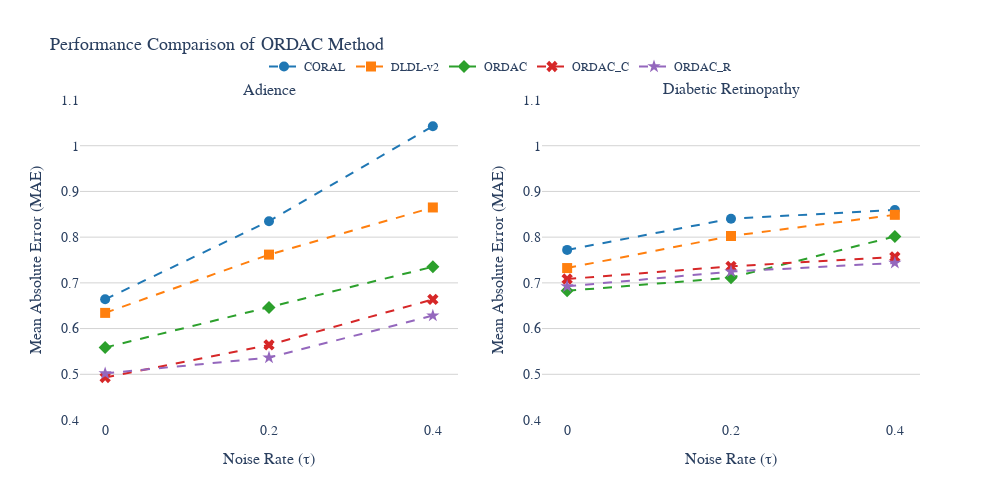

The cell this chart's notebook holds for it:
### Code cell
## MAE PLOT

import plotly.graph_objects as go
from plotly.subplots import make_subplots

# Tau values
tau = [0.0, 0.2, 0.4]

# Model styling
models = {
    "CORAL": {"color": "#1f77b4", "symbol": "circle"},
    "DLDL-v2": {"color": "#ff7f0e", "symbol": "square"},
    "ORDAC": {"color": "#2ca02c", "symbol": "diamond"},
    "ORDAC_C": {"color": "#d62728", "symbol": "x"},
    "ORDAC_R": {"color": "#9467bd", "symbol": "star"},
}

# Adience MAE
adience_mae = {
    "CORAL": [0.6640, 0.8349, 1.0427],
    "DLDL-v2": [0.6343, 0.7618, 0.8649],
    "ORDAC": [0.5585, 0.6463, 0.7352],
    "ORDAC_C": [0.4929, 0.5642, 0.6637],
    "ORDAC_R": [0.5018, 0.5366, 0.6283],
}

# DR MAE (missing values replaced with 1.0)
dr_mae = {
    "CORAL": [0.7721, 0.8403, 0.8595],
    "DLDL-v2": [0.7324, 0.8025, 0.8488],
    "ORDAC": [0.6826, 0.7114, 0.8015],
    "ORDAC_C": [0.7084, 0.7362, 0.7567],
    "ORDAC_R": [0.6924, 0.7246, 0.7436],
}

# Create subplots
fig = make_subplots(
    rows=1, cols=2,
    subplot_titles=(
        "<span style='font-family:Times New Roman'>Adience</span>",
        "<span style='font-family:Times New Roman'>Diabetic Retinopathy</span>"
    )
)

# Plot Adience
for model in adience_mae:
    fig.add_trace(go.Scatter(
        x=tau,
        y=adience_mae[model],
        mode='lines+markers',
        name=model,
        line=dict(color=models[model]["color"], dash='dash'),
        marker=dict(symbol=models[model]["symbol"], size=10),
    ), row=1, col=1)

# Plot DR
for model in dr_mae:
    fig.add_trace(go.Scatter(
        x=tau,
        y=dr_mae[model],
        mode='lines+markers',
        name=model,
        line=dict(color=models[model]["color"], dash='dash'),
        marker=dict(symbol=models[model]["symbol"], size=10),
        showlegend=False  # Show legend only once
    ), row=1, col=2)

# Layout
fig.update_layout(
    title_text="<span style='font-family:Times New Roman'>Performance Comparison of ORDAC Method</span>",
    title_font=dict(family="Times New Roman", size=18),
    width=1000,
    height=500,
    plot_bgcolor='white',
    legend=dict(
        orientation="h",
        x=0.5,
        xanchor="center",
        y=1.15,
        font=dict(family="Times New Roman", size=12)
    )
)

# Axis style with grid enabled
axis_common = dict(
    title_font=dict(family="Times New Roman", size=16),
    tickfont=dict(family="Times New Roman", size=14),
    tickmode='array',
    tickvals=tau,
    showgrid=False,
    gridcolor='lightgray',
    gridwidth=1,
    zeroline=False,
)

# Update X and Y axes with correct labels and visible ticks/grid
fig.update_xaxes(title_text="Noise Rate (τ)", row=1, col=1, **axis_common)
fig.update_xaxes(title_text="Noise Rate (τ)", row=1, col=2, **axis_common)

fig.update_yaxes(title_text="Mean Absolute Error (MAE)", row=1, col=1,
                 tickfont=dict(family="Times New Roman", size=14),
                 title_font=dict(family="Times New Roman", size=16),
                 showgrid=True, gridcolor='lightgray', gridwidth=1, range=[0.4, 1.1])
fig.update_yaxes(title_text="Mean Absolute Error (MAE)", row=1, col=2,
                 tickfont=dict(family="Times New Roman", size=14),
                 title_font=dict(family="Times New Roman", size=16),
                 showgrid=True, gridcolor='lightgray', gridwidth=1, range=[0.4, 1.1])

fig.show()
fig.write_image("comparison_mae.pdf", format="pdf", engine="kaleido")

### Figure 1 — Plotly figure (JSON) as saved in the notebook; plotly's stock layout.template omitted (floating-point values rounded to 4 significant figures)
{"data": [{"line": {"color": "#1f77b4", "dash": "dash"}, "marker": {"size": 10, "symbol": "circle"}, "mode": "lines+markers", "name": "CORAL", "type": "scatter", "x": [0, 0.2, 0.4], "xaxis": "x", "y": [0.664, 0.8349, 1.043], "yaxis": "y"}, {"line": {"color": "#ff7f0e", "dash": "dash"}, "marker": {"size": 10, "symbol": "square"}, "mode": "lines+markers", "name": "DLDL-v2", "type": "scatter", "x": [0, 0.2, 0.4], "xaxis": "x", "y": [0.6343, 0.7618, 0.8649], "yaxis": "y"}, {"line": {"color": "#2ca02c", "dash": "dash"}, "marker": {"size": 10, "symbol": "diamond"}, "mode": "lines+markers", "name": "ORDAC", "type": "scatter", "x": [0, 0.2, 0.4], "xaxis": "x", "y": [0.5585, 0.6463, 0.7352], "yaxis": "y"}, {"line": {"color": "#d62728", "dash": "dash"}, "marker": {"size": 10, "symbol": "x"}, "mode": "lines+markers", "name": "ORDAC_C", "type": "scatter", "x": [0, 0.2, 0.4], "xaxis": "x", "y": [0.4929, 0.5642, 0.6637], "yaxis": "y"}, {"line": {"color": "#9467bd", "dash": "dash"}, "marker": {"size": 10, "symbol": "star"}, "mode": "lines+markers", "name": "ORDAC_R", "type": "scatter", "x": [0, 0.2, 0.4], "xaxis": "x", "y": [0.5018, 0.5366, 0.6283], "yaxis": "y"}, {"line": {"color": "#1f77b4", "dash": "dash"}, "marker": {"size": 10, "symbol": "circle"}, "mode": "lines+markers", "name": "CORAL", "showlegend": false, "type": "scatter", "x": [0, 0.2, 0.4], "xaxis": "x2", "y": [0.7721, 0.8403, 0.8595], "yaxis": "y2"}, {"line": {"color": "#ff7f0e", "dash": "dash"}, "marker": {"size": 10, "symbol": "square"}, "mode": "lines+markers", "name": "DLDL-v2", "showlegend": false, "type": "scatter", "x": [0, 0.2, 0.4], "xaxis": "x2", "y": [0.7324, 0.8025, 0.8488], "yaxis": "y2"}, {"line": {"color": "#2ca02c", "dash": "dash"}, "marker": {"size": 10, "symbol": "diamond"}, "mode": "lines+markers", "name": "ORDAC", "showlegend": false, "type": "scatter", "x": [0, 0.2, 0.4], "xaxis": "x2", "y": [0.6826, 0.7114, 0.8015], "yaxis": "y2"}, {"line": {"color": "#d62728", "dash": "dash"}, "marker": {"size": 10, "symbol": "x"}, "mode": "lines+markers", "name": "ORDAC_C", "showlegend": false, "type": "scatter", "x": [0, 0.2, 0.4], "xaxis": "x2", "y": [0.7084, 0.7362, 0.7567], "yaxis": "y2"}, {"line": {"color": "#9467bd", "dash": "dash"}, "marker": {"size": 10, "symbol": "star"}, "mode": "lines+markers", "name": "ORDAC_R", "showlegend": false, "type": "scatter", "x": [0, 0.2, 0.4], "xaxis": "x2", "y": [0.6924, 0.7246, 0.7436], "yaxis": "y2"}], "layout": {"annotations": [{"font": {"size": 16}, "showarrow": false, "text": "<span style='font-family:Times New Roman'>Adience</span>", "x": 0.225, "xanchor": "center", "xref": "paper", "y": 1, "yanchor": "bottom", "yref": "paper"}, {"font": {"size": 16}, "showarrow": false, "text": "<span style='font-family:Times New Roman'>Diabetic Retinopathy</span>", "x": 0.775, "xanchor": "center", "xref": "paper", "y": 1, "yanchor": "bottom", "yref": "paper"}], "height": 500, "legend": {"font": {"family": "Times New Roman", "size": 12}, "orientation": "h", "x": 0.5, "xanchor": "center", "y": 1.15}, "plot_bgcolor": "white", "title": {"font": {"family": "Times New Roman", "size": 18}, "text": "<span style='font-family:Times New Roman'>Performance Comparison of ORDAC Method</span>"}, "width": 1000, "xaxis": {"anchor": "y", "domain": [0, 0.45], "gridcolor": "lightgray", "gridwidth": 1, "showgrid": false, "tickfont": {"family": "Times New Roman", "size": 14}, "tickmode": "array", "tickvals": [0, 0.2, 0.4], "title": {"font": {"family": "Times New Roman", "size": 16}, "text": "Noise Rate (τ)"}, "zeroline": false}, "xaxis2": {"anchor": "y2", "domain": [0.55, 1], "gridcolor": "lightgray", "gridwidth": 1, "showgrid": false, "tickfont": {"family": "Times New Roman", "size": 14}, "tickmode": "array", "tickvals": [0, 0.2, 0.4], "title": {"font": {"family": "Times New Roman", "size": 16}, "text": "Noise Rate (τ)"}, "zeroline": false}, "yaxis": {"anchor": "x", "domain": [0, 1], "gridcolor": "lightgray", "gridwidth": 1, "range": [0.4, 1.1], "showgrid": true, "tickfont": {"family": "Times New Roman", "size": 14}, "title": {"font": {"family": "Times New Roman", "size": 16}, "text": "Mean Absolute Error (MAE)"}}, "yaxis2": {"anchor": "x2", "domain": [0, 1], "gridcolor": "lightgray", "gridwidth": 1, "range": [0.4, 1.1], "showgrid": true, "tickfont": {"family": "Times New Roman", "size": 14}, "title": {"font": {"family": "Times New Roman", "size": 16}, "text": "Mean Absolute Error (MAE)"}}}}
